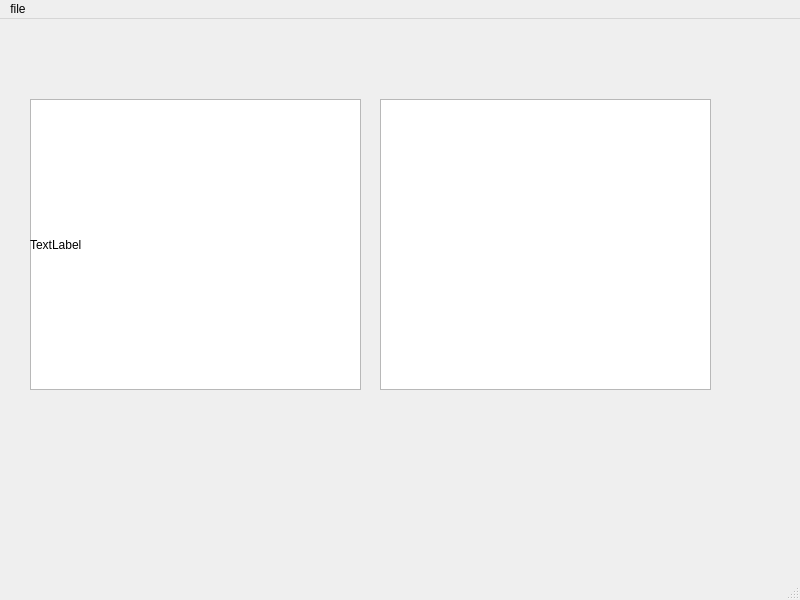
<?xml version="1.0" encoding="UTF-8"?>
<ui version="4.0">
 <class>MainWindow</class>
 <widget class="QMainWindow" name="MainWindow">
  <property name="geometry">
   <rect>
    <x>0</x>
    <y>0</y>
    <width>800</width>
    <height>600</height>
   </rect>
  </property>
  <property name="windowTitle">
   <string>MainWindow</string>
  </property>
  <widget class="QWidget" name="centralwidget">
   <widget class="QListView" name="listView">
    <property name="geometry">
     <rect>
      <x>30</x>
      <y>80</y>
      <width>331</width>
      <height>291</height>
     </rect>
    </property>
   </widget>
   <widget class="QListView" name="listView_2">
    <property name="geometry">
     <rect>
      <x>380</x>
      <y>80</y>
      <width>331</width>
      <height>291</height>
     </rect>
    </property>
   </widget>
   <widget class="QLabel" name="photo">
    <property name="geometry">
     <rect>
      <x>30</x>
      <y>80</y>
      <width>331</width>
      <height>291</height>
     </rect>
    </property>
    <property name="text">
     <string>TextLabel</string>
    </property>
   </widget>
  </widget>
  <widget class="QMenuBar" name="menubar">
   <property name="geometry">
    <rect>
     <x>0</x>
     <y>0</y>
     <width>800</width>
     <height>31</height>
    </rect>
   </property>
   <widget class="QMenu" name="menuFile">
    <property name="title">
     <string>file</string>
    </property>
    <addaction name="actionOpem"/>
   </widget>
   <addaction name="menuFile"/>
  </widget>
  <widget class="QStatusBar" name="statusbar"/>
  <action name="actionOpem">
   <property name="text">
    <string>open</string>
   </property>
  </action>
 </widget>
 <resources/>
 <connections/>
</ui>
